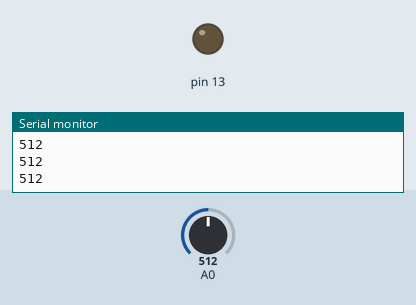
Recording of a sketch running on a simulated Arduino Uno, built with avr-gcc and run on an emulated ATmega328P. Parts: output pins drawn as LEDs (lit = HIGH), the last lines printed to the serial monitor. Inputs (shaded band) come from the test bench; at power-on: A0 = 512.

Above: at 1.2 s.
1.3 s: A0 set to 484
At 1.9 s:
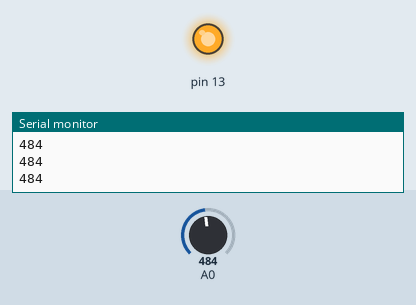
2.8 s: A0 set to 510
At 3.2 s:
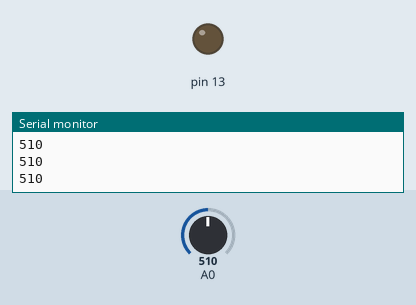
4.3 s: A0 set to 490
At 5.5 s:
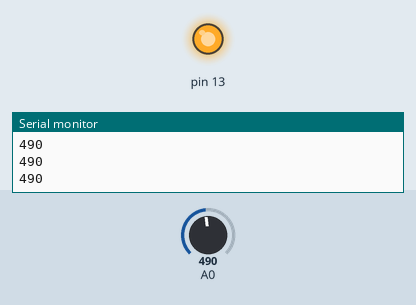
Timing chart, 0 to 7.3 s (numbered marks = the images above; inputs shaded):
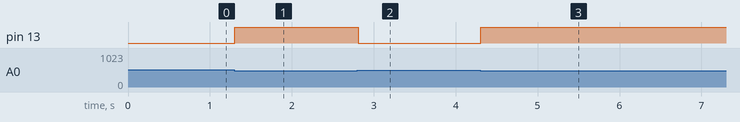

Measured:
- the behaviour switches between 500 and 499 on A0 (found by bisection; images 0 and 1)
- after the input at 1.3 s, pin 13: LOW → HIGH at once
- after the input at 2.8 s, pin 13: HIGH → LOW at once
- after the input at 4.3 s, pin 13: LOW → HIGH at once

The sketch:

automatic_street_lights.ino
```cpp
void setup() {
  pinMode(13,OUTPUT);
  pinMode(A0,INPUT);
  Serial.begin(9600);

}

void loop() {
  // put your main code here, to run repeatedly:
  int sw;
  sw=analogRead(A0);
  Serial.println(sw);
  if(sw<500)
  {
    digitalWrite(13,HIGH);
  }
  else
  {
    digitalWrite(13,LOW);
  }
}
```
